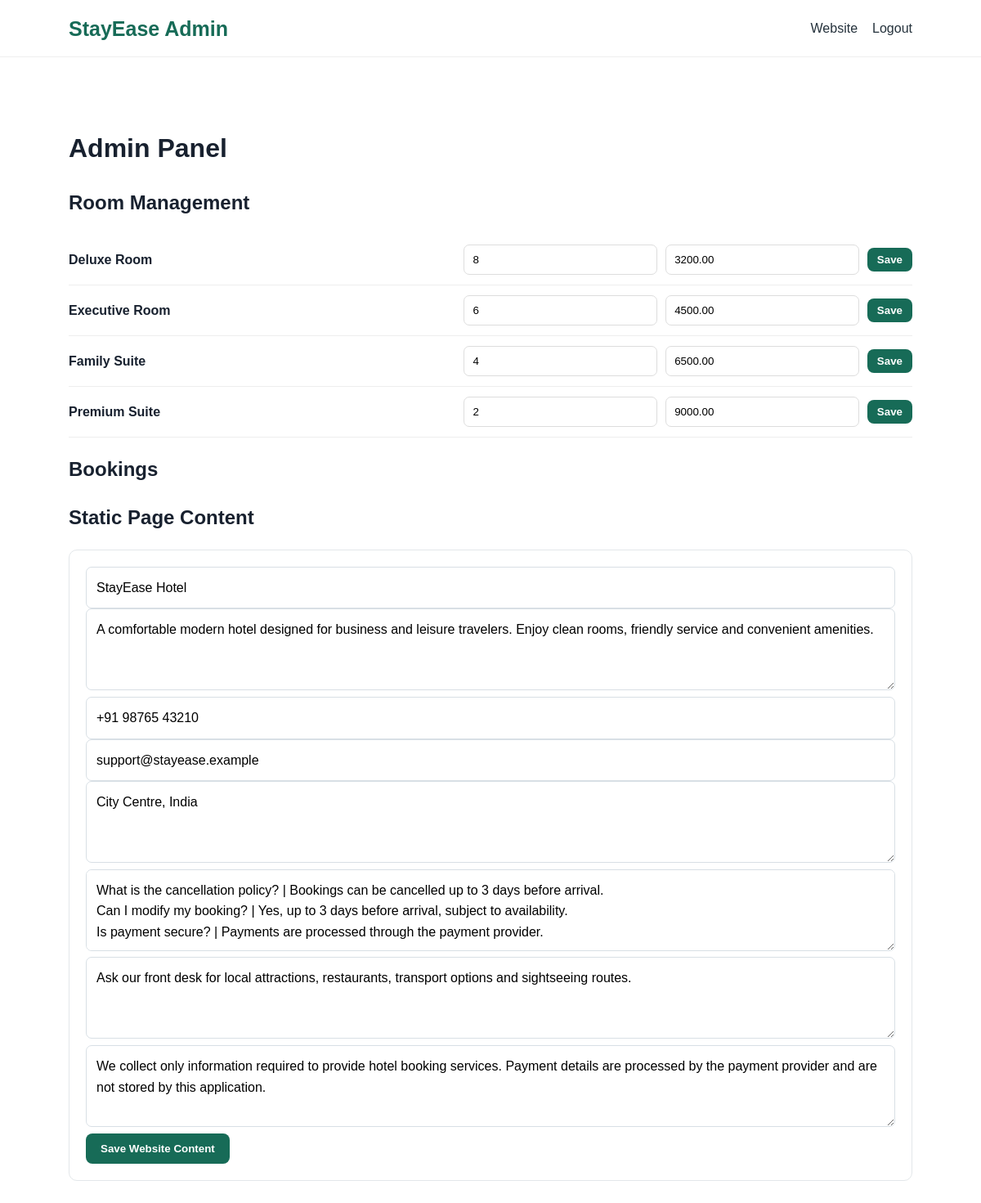
/admin.php (signed in), run on the app's committed database.
### tables this page shows
CREATE TABLE IF NOT EXISTS rooms(
 id INT AUTO_INCREMENT PRIMARY KEY,type VARCHAR(100) NOT NULL,price DECIMAL(10,2) NOT NULL,quantity INT NOT NULL,capacity INT NOT NULL,amenities VARCHAR(500) NOT NULL,icon VARCHAR(10) DEFAULT '🛏️'
);

CREATE TABLE IF NOT EXISTS site_content(
 id INT PRIMARY KEY DEFAULT 1,about_title VARCHAR(200),about_text TEXT,phone VARCHAR(50),email VARCHAR(150),address TEXT,faq TEXT,travel TEXT,privacy TEXT
);

### config.php (called while the page is built, shortened)
<?php
function e($v){return htmlspecialchars($v??'',ENT_QUOTES,'UTF-8');}
?>

### admin.php (the view, shortened to what this page needs)
<?php require 'config.php';?><?php
$rooms=$conn->query("SELECT * FROM rooms");$bs=$conn->query("SELECT b.*,r.type FROM bookings b JOIN rooms r ON r.id=b.room_id ORDER BY b.id DESC");$c=$conn->query("SELECT * FROM site_content WHERE id=1")->fetch_assoc();?>
<!doctype html><html><head><meta charset="utf-8"><meta name="viewport" content="width=device-width,initial-scale=1"><title>Admin</title><link rel="stylesheet" href="assets/style.css"></head><body><header><div class="logo">StayEase Admin</div><nav><a href="index.php">Website</a><a href="logout.php">Logout</a></nav></header><main class="section"><h1>Admin Panel</h1><h2>Room Management</h2><?php while($r=$rooms->fetch_assoc()):?><form class="adminrow" method="post"><b><?=$r['type']?></b><input type="number" name="quantity" value="<?=$r['quantity']?>" min="0"><input type="number" name="price" value="<?=$r['price']?>" min="0"><input type="hidden" name="id" value="<?=$r['id']?>"><button class="btn small" name="room_save">Save</button></form><?php endwhile;?>
<h2>Bookings</h2>
<h2>Static Page Content</h2><form class="panel" method="post"><input name="about_title" value="<?=e($c['about_title'])?>"><textarea name="about_text"><?=e($c['about_text'])?></textarea><input name="phone" value="<?=e($c['phone'])?>"><input name="email" value="<?=e($c['email'])?>"><textarea name="address"><?=e($c['address'])?></textarea><textarea name="faq"><?=e($c['faq'])?></textarea><textarea name="travel"><?=e($c['travel'])?></textarea><textarea name="privacy"><?=e($c['privacy'])?></textarea><button class="btn" name="content_save">Save Website Content</button></form></main></body></html>

### assets/style.css (style rules this page uses)
* { box-sizing:border-box }
body { margin:0;font-family:Arial,sans-serif;color:#18212f;line-height:1.6 }
header { height:70px;padding:0 7%;display:flex;align-items:center;justify-content:space-between;border-bottom:1px solid #eee;background:#fff;position:sticky;top:0;z-index:5 }
.logo { font-size:25px;font-weight:800;color:#176b57 }
nav { display:flex;gap:18px;align-items:center }
nav a { text-decoration:none;color:#25323c }
.btn { display:inline-block;background:#176b57;color:#fff!important;padding:11px 18px;border:0;border-radius:8px;text-decoration:none;cursor:pointer;font-weight:bold }
.small { padding:7px 12px }
.search input,.panel input,.panel textarea,.formpage input,.pay input { padding:12px;border:1px solid #d8dfe5;border-radius:7px;font:inherit;width:100% }
.section { max-width:1250px;margin:auto;padding:65px 7% }
.info>div,.panel,.booking,.faq { padding:20px;border:1px solid #e3e7ea;border-radius:10px;background:#fff }
.adminrow { display:grid;grid-template-columns:2fr 1fr 1fr auto;gap:10px;align-items:center;padding:12px 0;border-bottom:1px solid #eee }
.adminrow input { padding:10px;border:1px solid #ddd;border-radius:7px }
textarea { min-height:100px;resize:vertical }

### data on the page
rooms: type "Deluxe Room", quantity "8", price "3200.00"
rooms: type "Executive Room", quantity "6", price "4500.00"
rooms: type "Family Suite", quantity "4", price "6500.00"
rooms: type "Premium Suite", quantity "2", price "9000.00"
site_content: about_title "StayEase Hotel", about_text "A comfortable modern hotel designed for business and leisure travelers. Enjoy clean rooms, friendly service and convenient amenities.", phone "+91 98765 43210", email "support@stayease.example", address "City Centre, India", faq "What is the cancellation policy? | Bookings can be cancelled up to 3 days before arrival. Can I modify my booking? | Yes, up to 3 days before arrival, subject to availability. Is payment secure? | Payments are processed through the payment provider.", travel "Ask our front desk for local attractions, restaurants, transport options and sightseeing routes.", privacy "We collect only information required to provide hotel booking services. Payment details are processed by the payment provider and are not stored by this application."
